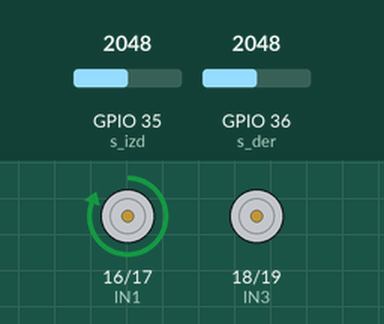
A sketch run on a simulated ESP32. Shown: motor-driver pin pairs drawn as motors (green arrow = first pin HIGH = forward, orange = second pin HIGH = backward, longer = more drive). Inputs (shaded band) come from the test bench; at power-on: GPIO 36 (s_der) = 2048, GPIO 35 (s_izd) = 2048. What the sketch prints to the serial monitor is not drawn.

Above: at 1.2 s.
1.3 s: GPIO 36 (s_der) set to 2953
2.8 s: GPIO 36 (s_der) set to 3048
At 4.0 s:
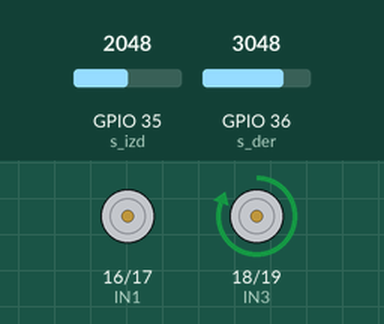
4.3 s: GPIO 35 (s_izd) set to 2956
5.8 s: GPIO 35 (s_izd) set to 3042
At 6.2 s:
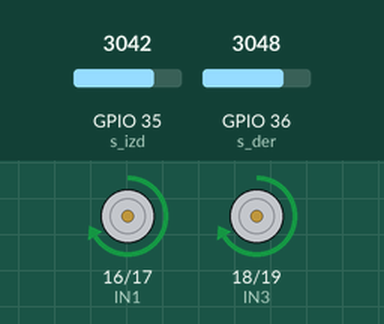
7.3 s: GPIO 35 (s_izd) set to 2960
At 8.5 s:
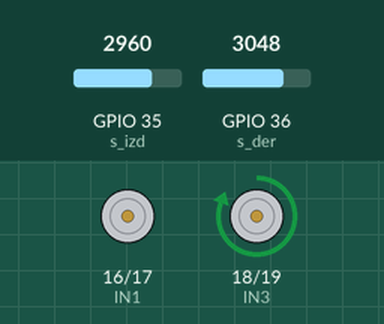
8.8 s: GPIO 36 (s_der) set to 2866
At 9.7 s:
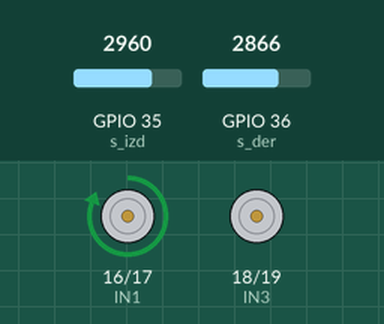
Timing chart, 0 to 11.3 s (numbered marks = the images above; inputs shaded):
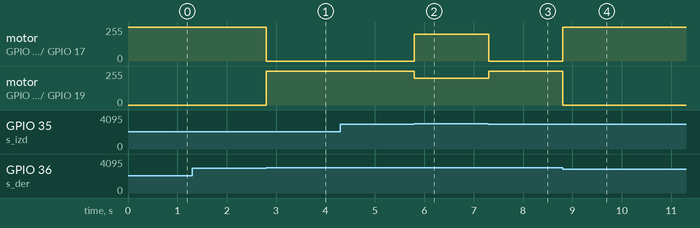

The sketch:

CORNER_SCRATCH_followerBangBang.ino
```cpp
int val_der = 0;
int val_izd = 0;
const int IN1 = 16;
const int IN2 = 17;
const int IN3 = 18;
const int IN4 = 19;
const int s_der = 36;
const int s_izd = 35;

int umbral  = 3000; //el umbral es el valor a partir del cual se define blanco o negro
                    //negro es si la luz reflejada es menos de 2048 (valor arbitrario,
                    //la mitad de 4096). Se define en la calibración del sensor.


int state = 0;
long prev_millis = 0;


void setup() {
  // put your setup code here, to run once:
  pinMode(s_der, INPUT);
  pinMode(s_izd, INPUT);
  pinMode(IN1, OUTPUT);
  pinMode(IN2, OUTPUT);
  pinMode(IN3, OUTPUT);
  pinMode(IN4, OUTPUT);
  moverMotorIzquierdo(255);
  moverMotorDerecho(255);
  val_der = analogRead(s_der);
  val_izd = analogRead(s_izd);
  Serial.begin(115200);


}

void loop()
{
  val_der = analogRead(s_der); //leer sensores de cada lado
  val_izd = analogRead(s_izd);
  Serial.println(val_der);
  Serial.println(val_izd);
   if (val_der < umbral){
    moverMotorIzquierdo(255);
    moverMotorDerecho(0); //reducimos la velocidad en del motor derecho para
                            //girar a la derecha

  } else if (val_izd < umbral) { //
    moverMotorIzquierdo(0); //ídem para el motor izquierdo
    moverMotorDerecho(255);

  } else {
     moverMotorIzquierdo(200);
     moverMotorDerecho(200);
  }

}

void moverMotorIzquierdo(int velocidad) {
  if (velocidad >= 0) {
    // Si la velocidad es positiva, se avanza
    analogWrite(IN1, velocidad);
    digitalWrite(IN2, LOW);
  } else {
    // Si es negativa, se invierte la polaridad para frenar girando hacia atrás
    // (Se multiplica por -1 para pasar la velocidad a un valor positivo válido para el PWM)
    digitalWrite(IN1, LOW);
    analogWrite(IN2, velocidad * -1);
  }
}

void moverMotorDerecho(int velocidad) {
  if (velocidad >= 0) {
    analogWrite(IN3, velocidad);
    digitalWrite(IN4, LOW);
  } else {
    digitalWrite(IN3, LOW);
    analogWrite(IN4, velocidad * -1);
  }
}
```

Measured:
- the behaviour switches between 2999 and 3000 on GPIO 36 (s_der) (found by bisection; images 0 and 1)
- the behaviour switches between 2999 and 3000 on GPIO 35 (s_izd) (found by bisection; images 1 and 2)
- after the input at 2.8 s, motor on GPIO 16 (IN1) / GPIO 17 (IN2): forward 255/255 → stopped at once; motor on GPIO 18 (IN3) / GPIO 19 (IN4): stopped → forward 255/255 at once
- after the input at 5.8 s, motor on GPIO 16 (IN1) / GPIO 17 (IN2): stopped → forward 200/255 at once; motor on GPIO 18 (IN3) / GPIO 19 (IN4): forward 255/255 → forward 200/255 at once
- after the input at 7.3 s, motor on GPIO 16 (IN1) / GPIO 17 (IN2): forward 200/255 → stopped at once; motor on GPIO 18 (IN3) / GPIO 19 (IN4): forward 200/255 → forward 255/255 at once
- after the input at 8.8 s, motor on GPIO 16 (IN1) / GPIO 17 (IN2): stopped → forward 255/255 at once; motor on GPIO 18 (IN3) / GPIO 19 (IN4): forward 255/255 → stopped at once
